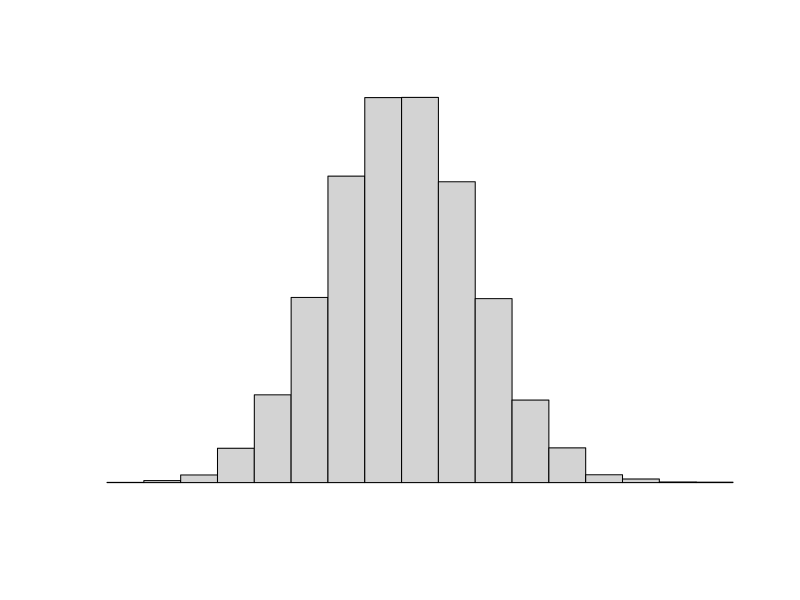
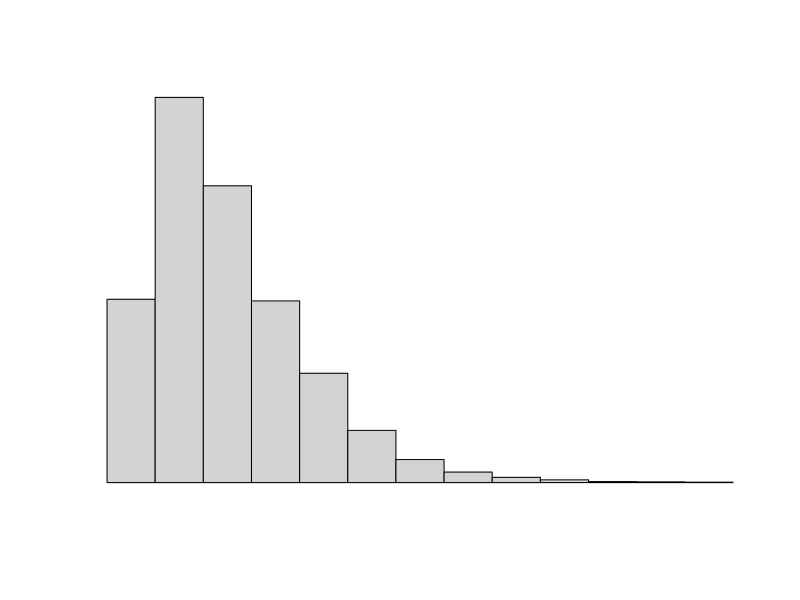
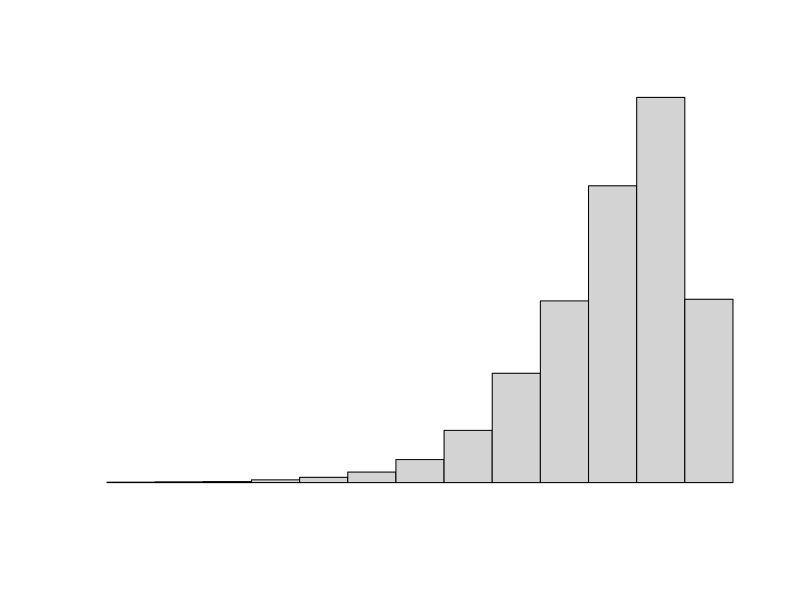
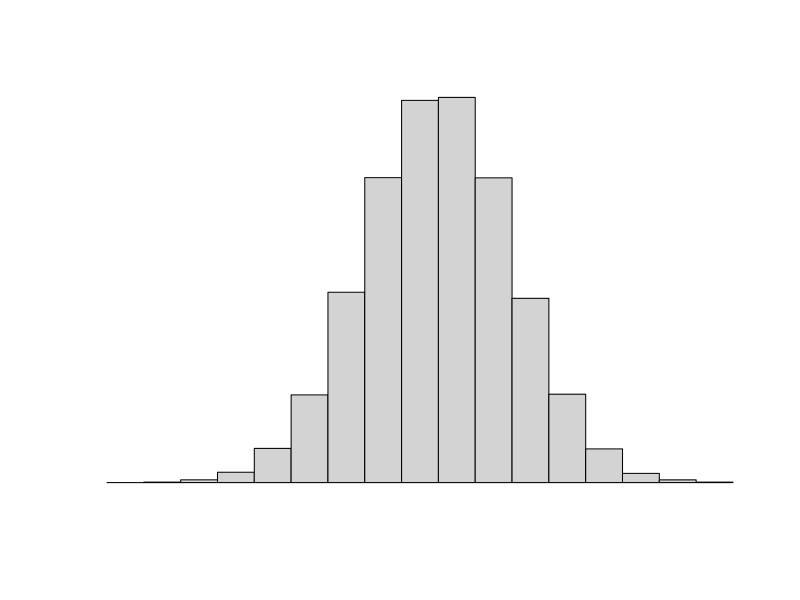
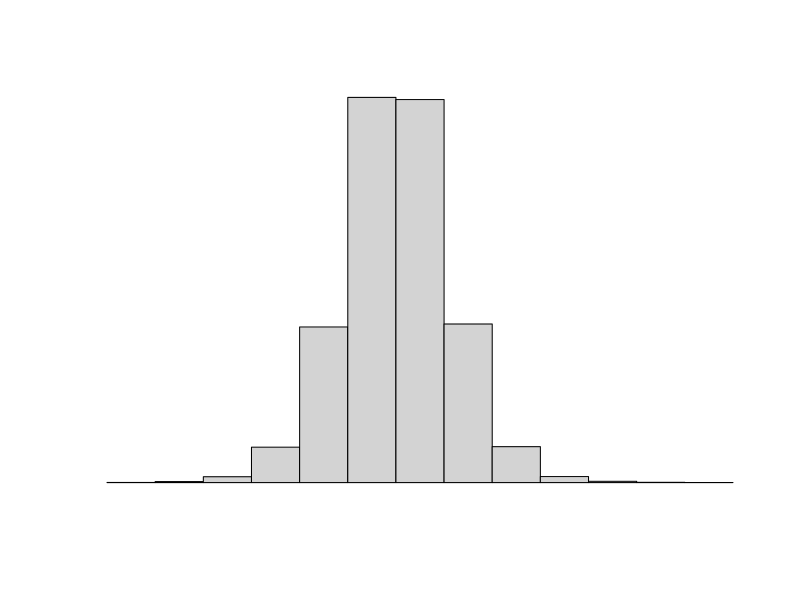
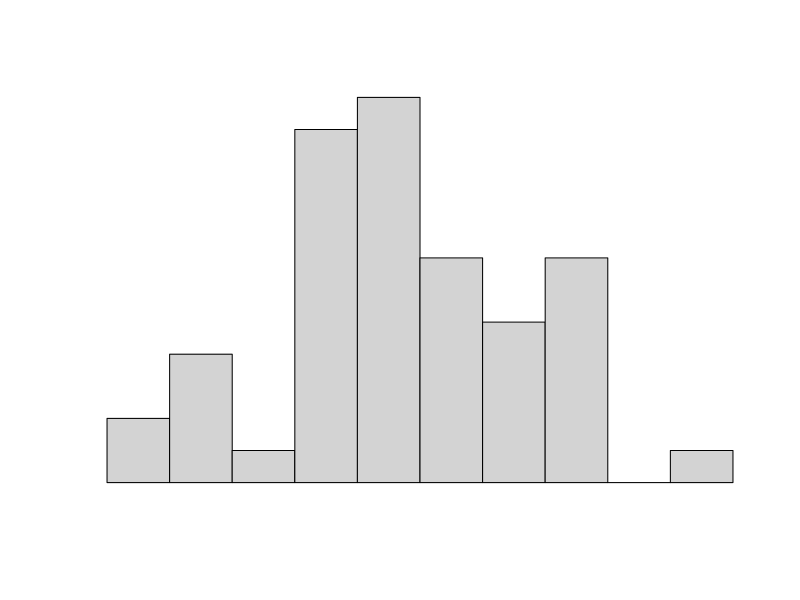

Reproduce these figures in R, in order.
## ---- chunk 1
x <- c(1, 3, 3, 5, 7)
## ---- chunk 2
x
## ---- chunk 3
mean(x)
## ---- chunk 4
mean(x, trim = 0.2)
## ---- chunk 5
library(psych)
## ---- chunk 6
geometric.mean(x)
## ---- chunk 7
psych::geometric.mean(x)
## ---- chunk 8
prod(x) ^ (1 / length(x))
## ---- chunk 9
prod(c(1:200))
## ---- chunk 10
psych::geometric.mean(c(1:200))
## ---- chunk 11
x <- c(1, 5, 5, 5, 9)
range(x)
y <- c(1, 1, 5, 9, 9)
range(y)
## ---- chunk 12
set.seed(200)
x <- rnorm(10000)
hist(x, xlab = "", ylab = "", main = "", axes =FALSE)
## ---- chunk 13
e1071::skewness(x)
## ---- chunk 14
set.seed(200)
x <- rchisq(10000, df = 5)
hist(x, xlab = "", ylab = "", main = "", axes =FALSE)
## ---- chunk 15
e1071::skewness(x)
## ---- chunk 16
set.seed(200)
x <- 30 - rchisq(10000, df = 5)
hist(x, xlab = "", ylab = "", main = "", axes =FALSE)
## ---- chunk 17
e1071::skewness(x)
## ---- chunk 18
set.seed(300)
x <- rnorm(50000)
hist(x, xlab = "", ylab = "", main = "", axes =FALSE)
## ---- chunk 19
e1071::kurtosis(x)
## ---- chunk 20
set.seed(300)
x <- rt(50000, df = 10)
hist(x, xlab = "", ylab = "", main = "", axes =FALSE)
## ---- chunk 21
e1071::kurtosis(x)
## ---- chunk 22
set.seed(300)
x <- rnorm(50, sd = 5)
hist(x, xlab = "", ylab = "", main = "", axes =FALSE)
## ---- chunk 23
e1071::kurtosis(x)
## ---- chunk 24
x <- c(1, 3, 5, 9, 7)
median(x)
## ---- chunk 25
x <- c(1, 3, 5, 9, 7, 6)
median(x)
## ---- chunk 26
x <- c(1, 3, 5, 9, 7)
y <- c(1, 3, 5, 9, 28)
## ---- chunk 27
median(x)                    # 中央値の比較
median(y)                    # 中央値の比較（大きい値には引っ張られない）
mean(x)                      # 平均値の比較
mean(y)                      # 平均値の比較（大きい値に引っ張られている）
## ---- chunk 28
x
range(x)
y
range(y)
## ---- chunk 29
c(min(x), max(x))
## ---- chunk 30
diff(range(x))
diff(range(y))
## ---- chunk 31
quantile(x)
## ---- chunk 32
quantile(x, prob = 0.25)
## ---- chunk 33
quantile(x, prob = c(0.25, 0.75))
## ---- chunk 34
IQR(x)
## ---- chunk 35
x <- c(1, 1, 3, 5, 9)
y <- c(1, 3, 3, 3, 9)
mean(x)
mean(y)
median(x)
median(y)
diff(range(x))
diff(range(y))
## ---- chunk 36
modeest::mfv(x)
modeest::mfv(y)
## ---- chunk 37
eqn <- 1
## ---- chunk 38
x <- c(1, 5, 5, 5, 9)
y <- c(1, 1, 5, 9, 9)
## ---- chunk 39
eqn <- eqn + 1
## ---- chunk 40
z <- c(1, 5, NA, 7, 9)
## ---- chunk 41
eqn <- eqn + 1
